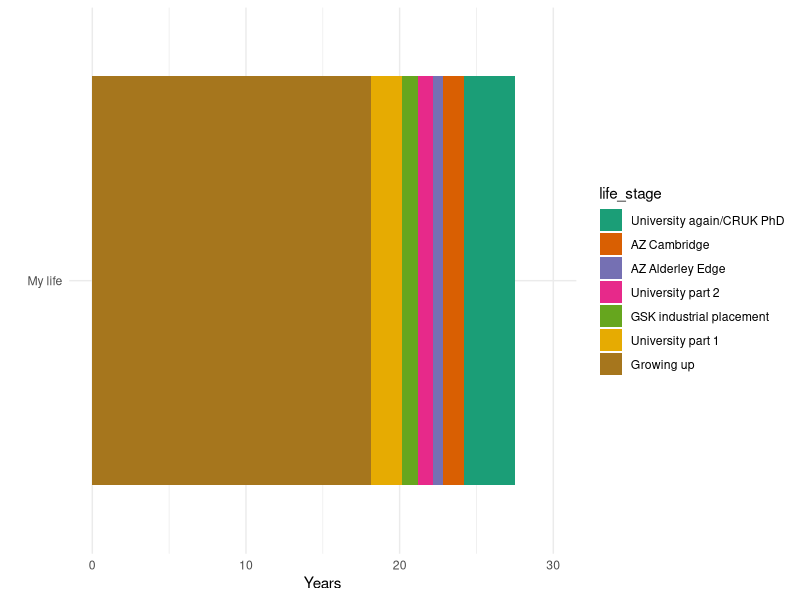

Write R code to recreate this figure.
## ---- chunk 1
knitr::opts_chunk$set(echo = TRUE)
## ---- chunk 2
library(ggplot2)
library(ggrepel)
library(dplyr)
life <- data.frame(life_stage = c("Growing up", "University part 1", "GSK industrial placement", "University part 2", "AZ Alderley Edge", "AZ Cambridge", "University again/CRUK PhD"), 
            role = c("Messing around", "Biomedical science", "In vitro immunology", "Biomedical science", "Animal technician", "In vitro oncology & early clinical development", "Computational biologist & bioinformatician in cancer immunology"),       
           months = c((18*12)+2, 2*12, 1*12,1*12, 8, 2*8, (3*12)+4),
           me = rep("My life", 7))
life$life_stage <- factor(life$life_stage, levels = rev(c("Growing up", "University part 1", "GSK industrial placement", "University part 2", "AZ Alderley Edge", "AZ Cambridge", "University again/CRUK PhD")))
life <- life %>%
  mutate(years = months / 12)
ggplot(life, aes(me, years))+
  geom_bar(aes(fill=life_stage), stat="identity")+
  #geom_label(aes(label = role, hjust = 0))+
  scale_fill_brewer(palette="Dark2")+
  theme_minimal()+
  labs(x="", y="Years")+
  scale_y_continuous(limits=c(0,30), breaks=c(0,10,20,30))+
  coord_flip()
